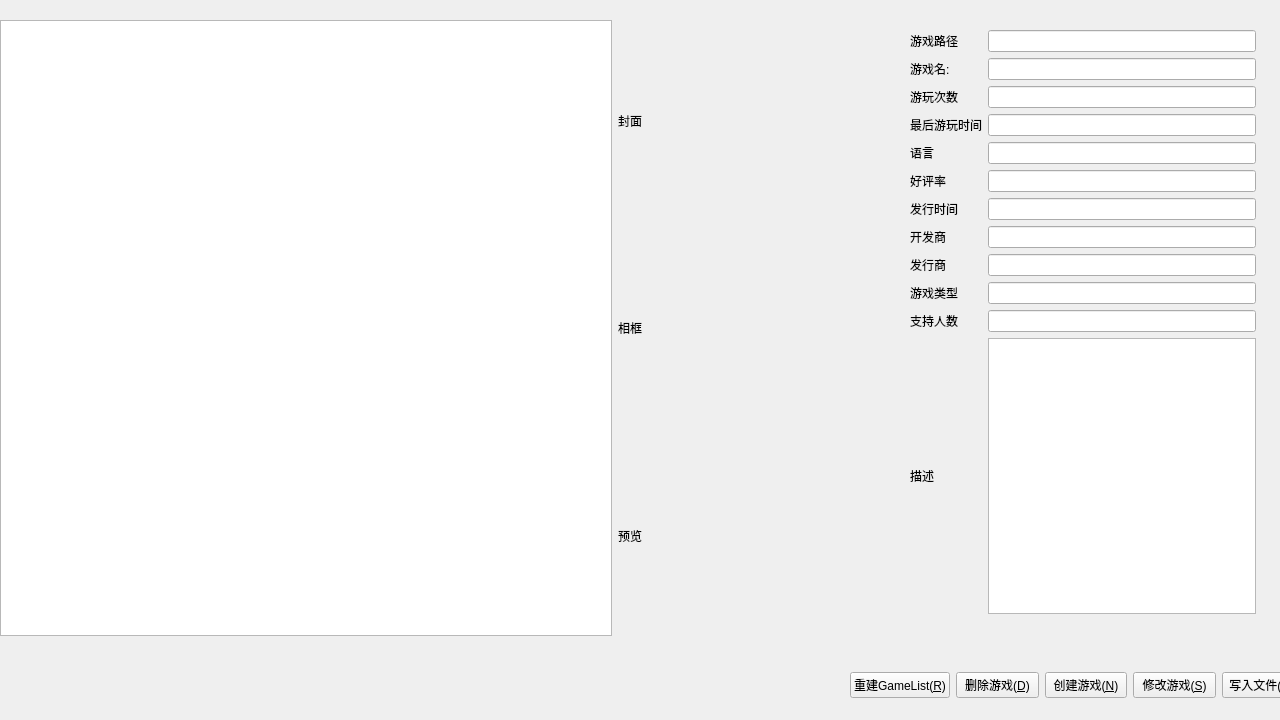
<?xml version="1.0" encoding="UTF-8"?>
<ui version="4.0">
 <class>Form</class>
 <widget class="QWidget" name="Form">
  <property name="geometry">
   <rect>
    <x>0</x>
    <y>0</y>
    <width>1280</width>
    <height>720</height>
   </rect>
  </property>
  <property name="minimumSize">
   <size>
    <width>1280</width>
    <height>720</height>
   </size>
  </property>
  <property name="windowTitle">
   <string>Form</string>
  </property>
  <widget class="QWidget" name="gridLayoutWidget_4">
   <property name="geometry">
    <rect>
     <x>0</x>
     <y>20</y>
     <width>848</width>
     <height>616</height>
    </rect>
   </property>
   <layout class="QGridLayout" name="gridLayout_4">
    <item row="0" column="2">
     <layout class="QGridLayout" name="gridLayout_2">
      <item row="2" column="1">
       <widget class="QWidget" name="vVideo" native="true">
        <property name="minimumSize">
         <size>
          <width>200</width>
          <height>200</height>
         </size>
        </property>
       </widget>
      </item>
      <item row="2" column="0">
       <widget class="QLabel" name="label_15">
        <property name="text">
         <string>预览</string>
        </property>
       </widget>
      </item>
      <item row="1" column="1">
       <widget class="QLabel" name="picMarquee">
        <property name="minimumSize">
         <size>
          <width>200</width>
          <height>200</height>
         </size>
        </property>
        <property name="text">
         <string/>
        </property>
       </widget>
      </item>
      <item row="0" column="0">
       <widget class="QLabel" name="label_13">
        <property name="text">
         <string>封面</string>
        </property>
       </widget>
      </item>
      <item row="1" column="0">
       <widget class="QLabel" name="label_14">
        <property name="text">
         <string>相框</string>
        </property>
       </widget>
      </item>
      <item row="0" column="1">
       <widget class="QLabel" name="picImage">
        <property name="minimumSize">
         <size>
          <width>200</width>
          <height>200</height>
         </size>
        </property>
        <property name="text">
         <string/>
        </property>
       </widget>
      </item>
     </layout>
    </item>
    <item row="0" column="1">
     <widget class="QListWidget" name="lstGame"/>
    </item>
   </layout>
  </widget>
  <widget class="QWidget" name="layoutWidget">
   <property name="geometry">
    <rect>
     <x>910</x>
     <y>30</y>
     <width>346</width>
     <height>584</height>
    </rect>
   </property>
   <layout class="QGridLayout" name="gridLayout_7">
    <item row="0" column="0">
     <layout class="QGridLayout" name="gridLayout_5">
      <item row="0" column="0">
       <layout class="QGridLayout" name="gridLayout">
        <item row="6" column="3">
         <widget class="QLineEdit" name="leRate">
          <property name="enabled">
           <bool>true</bool>
          </property>
         </widget>
        </item>
        <item row="11" column="3">
         <widget class="QLineEdit" name="lePlayer">
          <property name="enabled">
           <bool>true</bool>
          </property>
         </widget>
        </item>
        <item row="4" column="1">
         <widget class="QLabel" name="label_4">
          <property name="text">
           <string>最后游玩时间</string>
          </property>
         </widget>
        </item>
        <item row="11" column="1">
         <widget class="QLabel" name="label_11">
          <property name="text">
           <string>支持人数</string>
          </property>
         </widget>
        </item>
        <item row="1" column="1">
         <widget class="QLabel" name="label">
          <property name="text">
           <string>游戏名:</string>
          </property>
         </widget>
        </item>
        <item row="0" column="1">
         <widget class="QLabel" name="label_2">
          <property name="text">
           <string>游戏路径</string>
          </property>
         </widget>
        </item>
        <item row="4" column="3">
         <widget class="QLineEdit" name="leLastPlay">
          <property name="enabled">
           <bool>true</bool>
          </property>
         </widget>
        </item>
        <item row="8" column="3">
         <widget class="QLineEdit" name="leDev">
          <property name="enabled">
           <bool>true</bool>
          </property>
         </widget>
        </item>
        <item row="8" column="1">
         <widget class="QLabel" name="label_8">
          <property name="text">
           <string>开发商</string>
          </property>
         </widget>
        </item>
        <item row="10" column="1">
         <widget class="QLabel" name="label_10">
          <property name="text">
           <string>游戏类型</string>
          </property>
         </widget>
        </item>
        <item row="12" column="1">
         <widget class="QLabel" name="label_12">
          <property name="text">
           <string>描述</string>
          </property>
         </widget>
        </item>
        <item row="3" column="1">
         <widget class="QLabel" name="label_3">
          <property name="text">
           <string>游玩次数</string>
          </property>
         </widget>
        </item>
        <item row="12" column="3">
         <widget class="QTextEdit" name="leDesc">
          <property name="enabled">
           <bool>true</bool>
          </property>
         </widget>
        </item>
        <item row="3" column="3">
         <widget class="QLineEdit" name="lePlayCnt">
          <property name="enabled">
           <bool>true</bool>
          </property>
         </widget>
        </item>
        <item row="9" column="1">
         <widget class="QLabel" name="label_9">
          <property name="text">
           <string>发行商</string>
          </property>
         </widget>
        </item>
        <item row="6" column="1">
         <widget class="QLabel" name="label_6">
          <property name="text">
           <string>好评率</string>
          </property>
         </widget>
        </item>
        <item row="5" column="1">
         <widget class="QLabel" name="label_5">
          <property name="text">
           <string>语言</string>
          </property>
         </widget>
        </item>
        <item row="9" column="3">
         <widget class="QLineEdit" name="lePub">
          <property name="enabled">
           <bool>true</bool>
          </property>
         </widget>
        </item>
        <item row="7" column="3">
         <widget class="QLineEdit" name="leReleaseDate">
          <property name="enabled">
           <bool>true</bool>
          </property>
         </widget>
        </item>
        <item row="7" column="1">
         <widget class="QLabel" name="label_7">
          <property name="text">
           <string>发行时间</string>
          </property>
         </widget>
        </item>
        <item row="5" column="3">
         <widget class="QLineEdit" name="leLang">
          <property name="enabled">
           <bool>true</bool>
          </property>
         </widget>
        </item>
        <item row="10" column="3">
         <widget class="QLineEdit" name="leGenre">
          <property name="enabled">
           <bool>true</bool>
          </property>
         </widget>
        </item>
        <item row="1" column="3">
         <widget class="QLineEdit" name="leName">
          <property name="enabled">
           <bool>true</bool>
          </property>
         </widget>
        </item>
        <item row="0" column="3">
         <widget class="QLineEdit" name="lePath">
          <property name="enabled">
           <bool>true</bool>
          </property>
         </widget>
        </item>
       </layout>
      </item>
     </layout>
    </item>
   </layout>
  </widget>
  <widget class="QWidget" name="gridLayoutWidget">
   <property name="geometry">
    <rect>
     <x>850</x>
     <y>670</y>
     <width>454</width>
     <height>30</height>
    </rect>
   </property>
   <layout class="QGridLayout" name="gridLayout_3">
    <item row="0" column="3">
     <widget class="QPushButton" name="btnMod">
      <property name="text">
       <string>修改游戏(&amp;S)</string>
      </property>
     </widget>
    </item>
    <item row="0" column="4">
     <widget class="QPushButton" name="btnWriteFile">
      <property name="text">
       <string>写入文件(&amp;W)</string>
      </property>
     </widget>
    </item>
    <item row="0" column="1">
     <widget class="QPushButton" name="btnDelete">
      <property name="text">
       <string>删除游戏(&amp;D)</string>
      </property>
     </widget>
    </item>
    <item row="0" column="2">
     <widget class="QPushButton" name="btnCreate">
      <property name="text">
       <string>创建游戏(&amp;N)</string>
      </property>
     </widget>
    </item>
    <item row="0" column="0">
     <widget class="QPushButton" name="btnRebuild">
      <property name="text">
       <string>重建GameList(&amp;R)</string>
      </property>
     </widget>
    </item>
   </layout>
  </widget>
 </widget>
 <resources/>
 <connections/>
</ui>
